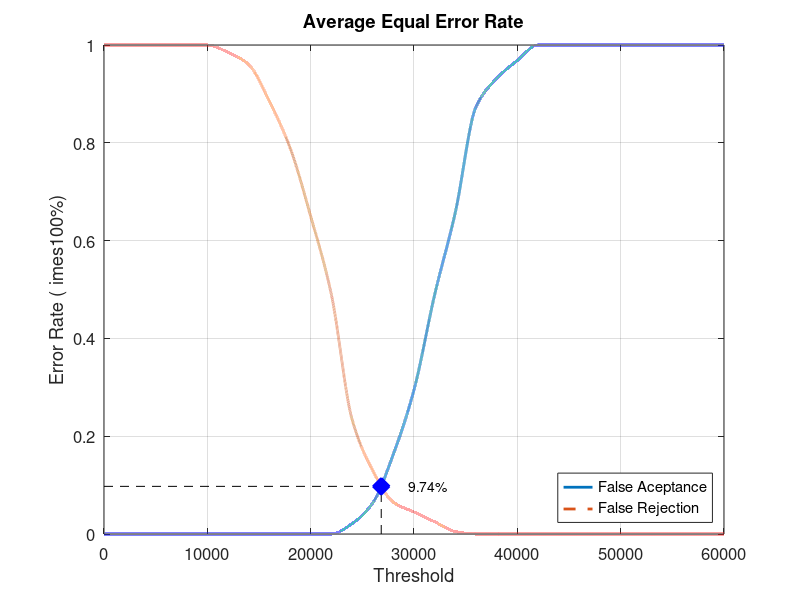
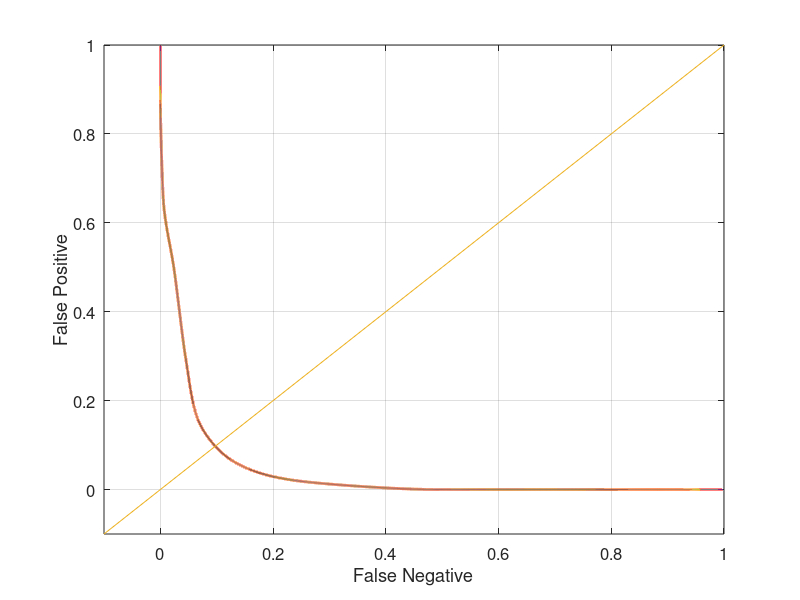

These figures' MATLAB source, in order:
close all;
clear;
clc;
x = 0:2000:60000;
xq = 0:0.5:60000;

y0 = [0 0 0 0 0 0 0 0 0 0 0 0 0.0210526 0.0631579 0.163158 0.294737 0.489474 0.657895 0.873684 0.931579 0.968421 1 1 1 1 1 1 1 1 1 1]
yy0 = interp1(x, y0, xq, 'pchip');
y1 = [1 1 1 1 1 1 0.985 0.96 0.885 0.79 0.65 0.49 0.235 0.13 0.065 0.045 0.025 0.005 0 0 0 0 0 0 0 0 0 0 0 0 0]
yy1 = interp1(x, y1, xq, 'pchip');

% Calculating EER: 
y2 = abs(y0 - y1);
find(y2 == min(y2))
yy2 = abs(yy0 - yy1);
xEER = find(yy2 == min(yy2));
xEERIndex = xq(xEER) % X-axis EER
yEER = yy0(xEER) % Y-axis EER

main = figure
plot(xq, yy0,'-','LineWidth', 2);	hold on
plot(xq, yy1,'--','LineWidth', 2);	hold on
plot([xEERIndex xEERIndex], [0 yEER], 'k--');	hold on
plot([0 xEERIndex], [yEER yEER], 'k--');	hold on
plot(xEERIndex, yEER, 'bx', 'LineWidth', 10);	hold on
text(xEERIndex + 10 * xEERIndex / 100, yEER, [num2str(round((10000 * yEER)) / 100) '%'])
legend('False Aceptance', 'False Rejection', 'Location', 'SouthEast')
xlabel('Threshold')
ylabel('Error Rate (	imes100%)')
title('Average Equal Error Rate')
set(gca, 'FontSize', 12)
axis([0 60000 0 1])
grid on

print(main, 'Database5_1Main', '-dpng');
FNRxFPR = figure('Color', [1 1 1]);
plot(yy1, yy0, '-', yy1, yy0, 'LineWidth', 2);
hold on
y = -0.1:0.1:1
plot(y, y); 
set(gca, 'FontSize', 12)
xlabel('False Negative')
ylabel('False Positive')
axis([-0.1 1 -0.1 1])
set(gca, 'FontSize', 12)
grid on

print(FNRxFPR, 'Database5_1FNRxFPR','-dpng');
